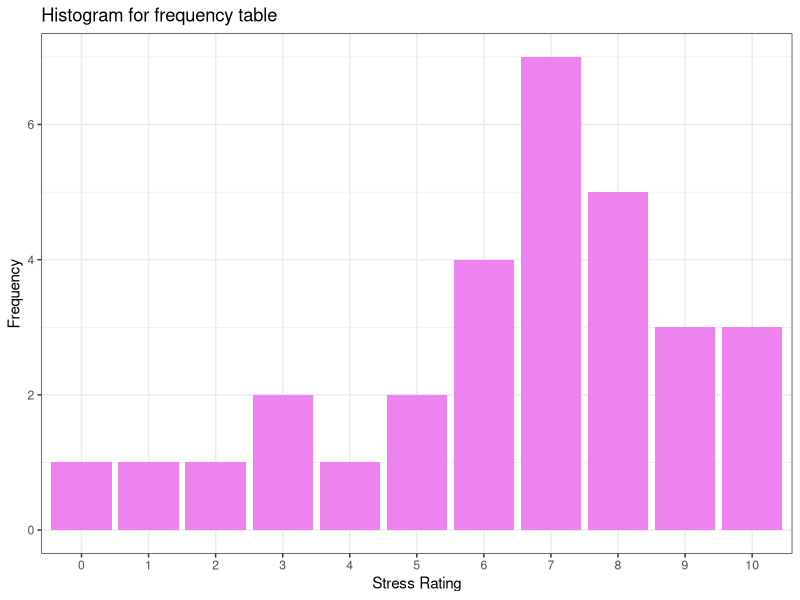

This chart was generated by the following R code:
                                      # Page no. : 11

# Histogram for Frequency Table

stress_rating <- c(8, 7, 4, 10, 8, 6, 8, 9, 9, 7, 3, 7, 6, 5, 0, 9, 10, 7, 7, 3, 6, 7,
                   5, 2, 1, 6, 7, 10, 8, 8)

frequency_table <- data.frame(table(stress_rating))

# Install Library if not install

# install.packages("ggplot2")

# Import Library

library(ggplot2)

ggplot(data = frequency_table, aes(x = stress_rating, y = Freq)) +
  geom_bar(stat = "identity", fill = "violet") +
  labs(title = "Histogram for frequency table", x = "Stress Rating", y = "Frequency") + 
  theme_bw()
